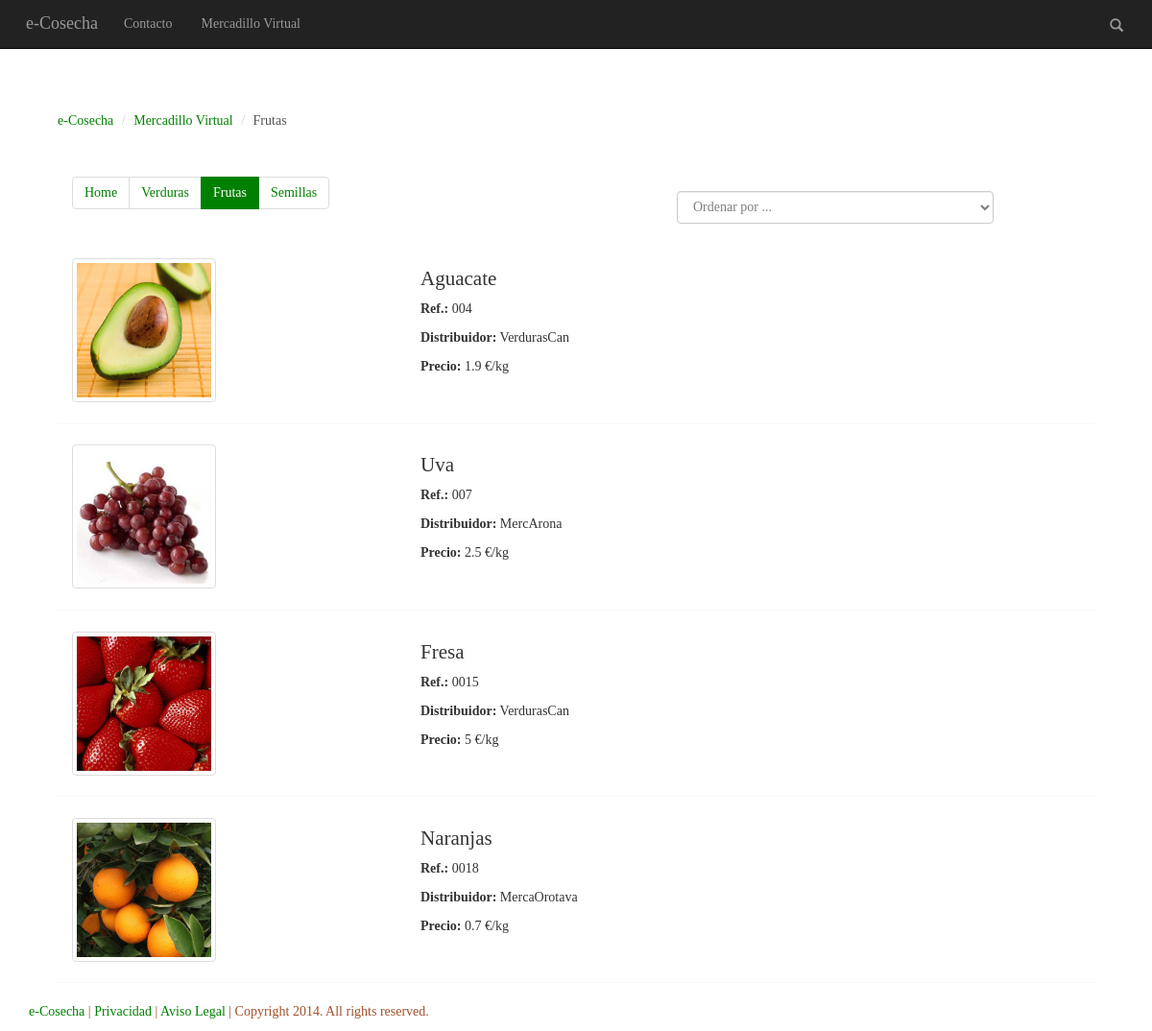
Page /frutas.php on the committed database.
### tables this page shows
CREATE TABLE "productos" ("ref" INTEGER PRIMARY KEY  AUTOINCREMENT  NOT NULL  UNIQUE , "nombre" VARCHAR NOT NULL , "tipo" VARCHAR NOT NULL , "distribuidor" VARCHAR NOT NULL , "precio" DOUBLE NOT NULL , "stock" INTEGER, "imagen" VARCHAR);

### frutas.php (the view, shortened to what this page needs)
<?php
	include('./header.php');
?>
<div class="header col-xs-12 col-lg-12 col-sm-12 ">
	<div class="rastro col-xs-12 col-lg-12 col-sm-12">
		<ol class="row breadcrumb">
		  <li><a href="index.php"  title="Página de inicio">e-Cosecha</a></li>
		  <li><a href="mercadillo.php" title="Ir a Mercadillo virtual" >Mercadillo Virtual</a></li>
		  <li class="active">Frutas</li>
		</ol>
	</div>
</div>
<div class="main col-xs-12 col-lg-12 col-sm-12 ">
	<div class="merca-menu col-xs-12 col-lg-12 col-sm-12">
		<div class="col-sm-7 col-lg-7 col-xs-12">
			<ul class="pagination">
				<li><a href="mercadillo.php"  title="Home Mercadillo Virtual"> Home <span class="sr-only">(current)</span></a></li>
				<li><a href="verduras.php"  title="Ir a Verduras" >Verduras <span class="sr-only">(current)</span></a></li>
				<li class="active"><a href="frutas.php"  title="Estás en Frutas" >Frutas <span class="sr-only">(current)</span></a></li>
				<li><a href="semillas.php"  title="Ir a Semillas">Semillas<span class="sr-only">(current)</span></a></li>
			</ul>
		</div>
		<div class="orden col-sm-4 col-lg-4 col-xs-12">
			<form role="form" method="POST" name="clas" action="frutas.php">
	  			<div class="form-group">
					<select class="form-control" name="ordenar" onChange="clas.submit();">
						<option>Ordenar por ... </option>
					</select>
				</div>
			</form>
		</div>
	</div>
<?php
	try {
		$db = new PDO("sqlite:./agro.sqlite");
	}
	catch (PDOException $e) {
		echo $e->getMessage();
		exit();
	}
	if(isset($_POST['ordenar'])){
		if($_POST['ordenar'] == '1'){
			$consulta = $db->query("SELECT * FROM productos WHERE tipo LIKE '%fruta%' ORDER BY nombre ASC");
		}
		elseif($_POST['ordenar'] == '2'){
			$consulta = $db->query("SELECT * FROM productos WHERE tipo LIKE '%fruta%' ORDER BY nombre DESC");
		}
		elseif($_POST['ordenar'] == '3'){
			$consulta = $db->query("SELECT * FROM productos WHERE tipo LIKE '%fruta%' ORDER BY precio ASC");
		}
		elseif($_POST['ordenar'] == '4'){
			$consulta = $db->query("SELECT * FROM productos WHERE tipo LIKE '%fruta%' ORDER BY precio DESC");
		}
	}
	else{
		$consulta = $db->query("SELECT * FROM productos WHERE tipo LIKE '%fruta%'");
	}
	echo "<div class=' main col-sm-12 col-xs-12 col-lg-12'>";
	foreach($consulta as $result){
		if($result['stock'] != '0'){
			echo '<div class="mostrar col-xs-12 col-sm-12 col-lg-12">';
			echo '<div class="col-lg-3 col-sm-3 col-xs-12"><img src="./img/'.$result["imagen"].'" class="img-thumbnail img-responsive" alt="Imagen de '.$result["nombre"].'" ></div>';
			echo '<div class=" info col-lg-9 col-sm-9 col-xs-12"> <h4 id="tnom">'.$result["nombre"].'</h4>';
			echo "<p><b>Ref.:</b> 00".$result["ref"]." </p>";
			echo "<p><b>Distribuidor:</b> ".$result["distribuidor"]."</p>";
			echo "<p><b>Precio:</b> ".$result["precio"]." €/kg</p></div>";
			echo '</div>';
		}
	}
	echo "</div>";
?>
</div>
<?php
	include('./footer.php');
?>

### css/style.css (style rules this page uses)
body { font-family: Verdana; }
.row { margin-top: 10%; }
.breadcrumb { background: white; text-align: left; }
ol li a { color:green; }
.pagination > li > a, .pagination > li > span { background-color: #FFFFFF; border: 1px solid #DDDDDD; color: green; float: left; line-height: 1.42857; margin-left: -1px; padding: 6px 12px; position: relative; text-decoration: none; }
.pagination > .active > a, .pagination > .active > span, .pagination > .active > a:hover, .pagination > .active > span:hover, .pagination > .active > a:focus, .pagination > .active > span:focus { background-color: #008000; border-color: #008000; color: #FFFFFF; cursor: default; z-index: 2; }
.mostrar #tnom { font-size: 150%; text-align: left; }
.mostrar { padding: 2% 0; border-bottom: solid 1px #F9F9F9; }
.mostrar .info { padding-left: 10%; }
.orden { margin-top: 3.2%; }
.mostrar img { max-height: 150px; max-width: 150px; }
a { color:green; }
.form-control { color: #7D7D7D; }
.breadcrumb > .active { color: #555555; }

### rows in the picture
productos: imagen+nombre (picture), nombre "Aguacate", ref "4", distribuidor "VerdurasCan", precio "1.9"
productos: imagen (picture), nombre "Uva", ref "7", distribuidor "MercArona", precio "2.5"
productos: imagen (picture), nombre "Fresa", ref "15", distribuidor "VerdurasCan", precio "5"
productos: imagen+nombre (picture), nombre "Naranjas", ref "18", distribuidor "MercaOrotava", precio "0.7"
